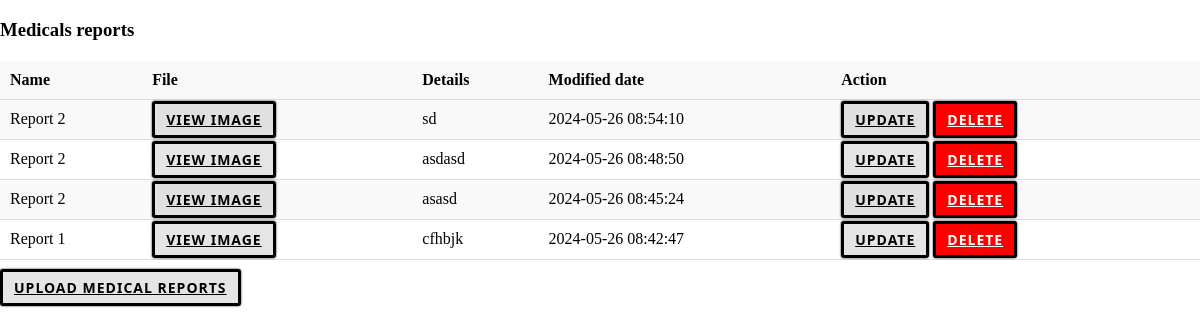
Screenshot of /medical_reports/medical.php (signed in) with the database file from the repository.
### tables this page shows
CREATE TABLE `medical_reports` (
  `mid` int(11) NOT NULL,
  `pid` int(11) NOT NULL,
  `medical_name` varchar(255) NOT NULL,
  `medical_file` longblob NOT NULL,
  `comments` text DEFAULT NULL,
  `created_at` timestamp NOT NULL DEFAULT current_timestamp(),
  `updated_at` timestamp NOT NULL DEFAULT current_timestamp() ON UPDATE current_timestamp()
);

### medical_reports/medical.php (the view, shortened to what this page needs)
<!DOCTYPE html>
<html lang="en">
<head>
    <link rel="stylesheet" href="../Styles/style-prev.css">
</head>
<body>
    <h3>Medicals reports</h3>
    <div class="doctors">
        <?php
            include("../backend/conn.php");
            $email=$_SESSION['email'];
            $query = "SELECT * FROM `medical_reports`
                      WHERE pid = (SELECT pid FROM patient WHERE pemail =?)
                      ORDER BY updated_at DESC;";
            $stmt = $conn->prepare($query);
            $stmt->bind_param('s', $email);
            $stmt->execute();
            $result = $stmt->get_result();
            if ($result->num_rows > 0) {
                echo "<table>";
                echo "<tr><th>Name</th><th>File</th><th>Details</th><th>Modified date</th><th>Action</th></tr>";
                while ($row = $result->fetch_assoc()) {
                    echo "<tr>
                    <td>{$row['medical_name']}</td>
                    <td><a href='#' onclick='viewImage({$row['mid']})' class='logout-btn'>View Image</a></td>
                    <td>{$row['comments']}</td>
                    <td>{$row['updated_at']}</td>
                    <td>
                        <a href='../medical_reports/updateMed.php?id={$row['mid']}' class='logout-btn'>Update</a>
                        <a href='../medical_reports/deleteMed.php?id={$row['mid']}' class='logout-btn delete' onclick='return confirm(\"Are you sure you want to delete this medical report?\")'>Delete</a>
                    </td>
                    </tr>";
                }
                echo "</table>";
            } else {
                echo "<p>No Reports found.</p>";
            }
        ?>
    </div>
    <div class="add-user">
        <br>
        <a class="logout-btn" href="#" onclick='medicalUpload()'>Upload Medical Reports</a>
    </div>
</body>
</html>

### Styles/style-prev.css (style rules this page uses)
body { margin: 0; }
.logout-btn { margin:8px 0px; cursor: pointer; background-color: rgba(0, 0, 0, 0.1); padding: 6px 11px; border: none; border-radius: 3px; font-size: 14px; letter-spacing: 1px; text-transform: uppercase; color: black; border: 3px solid black; font-family: 'Segoe UI', Tahoma, Geneva, Verdana, sans-serif; font-weight: bold; box-shadow: 0px 0px 2px black; transition-duration: 0.3s; }

### medical_reports/medical.php (style rules this page uses)
table { width: 100%; border-collapse: collapse; margin-top: 20px; }
th, td { padding: 10px; text-align: left; border-bottom: 1px solid #ddd; }
th { background-color: #f8f8f8; }
tr:nth-child(even) { background-color: #f9f9f9; }
.delete { background-color: red; color: white; }

### rows the page displays
medical_reports: medical_name "Report 2", comments "sd", updated_at "2024-05-26 08:54:10"
medical_reports: medical_name "Report 2", comments "asdasd", updated_at "2024-05-26 08:48:50"
medical_reports: medical_name "Report 2", comments "asasd", updated_at "2024-05-26 08:45:24"
medical_reports: medical_name "Report 1", comments "cfhbjk", updated_at "2024-05-26 08:42:47"
